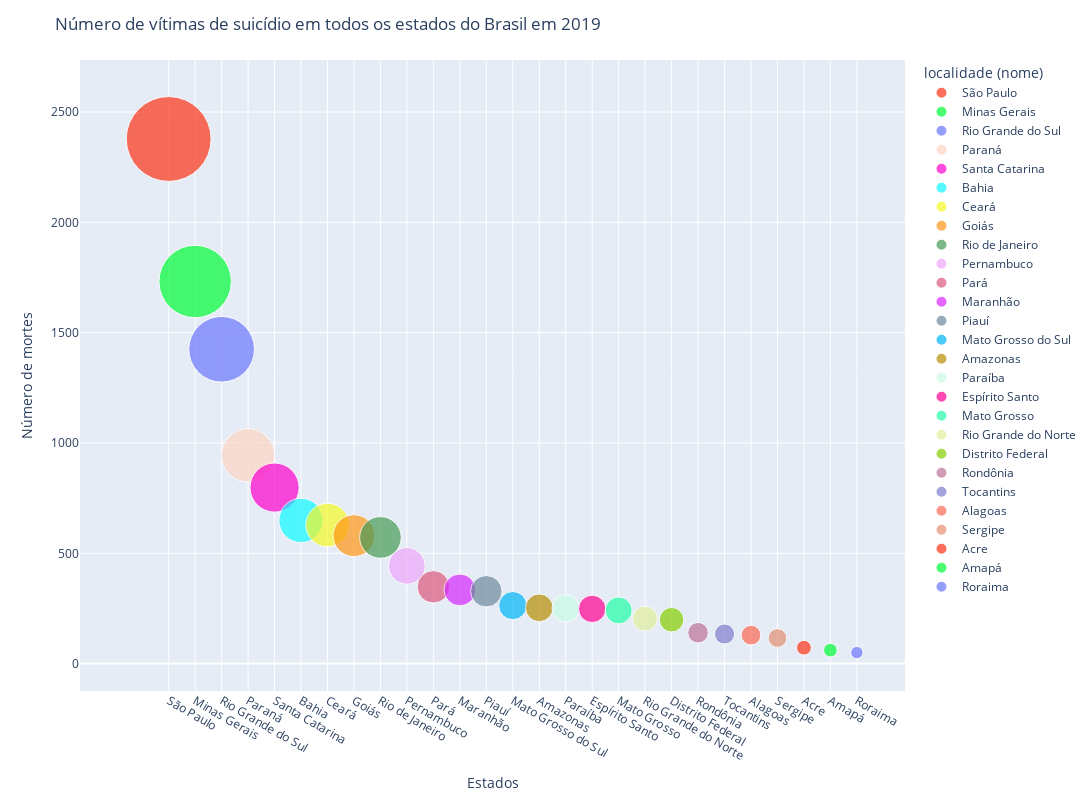

Write notebook code for a chart like this one.
### Markdown cell above
### Gerando o gráfico

### Code cell
# Gráfico 1

nm_coluna_x = "localidade (nome)"
nm_coluna_y = "Ano"
qtde_municipios = 27
data_analise = df_2019.iloc[0]['data']

df_sorted = df_2019.sort_values('Ano', ascending=False)

fig = px.scatter(df_sorted.head(qtde_municipios),
x = nm_coluna_x,
y = nm_coluna_y,
size = nm_coluna_y,
color = nm_coluna_x,
hover_name = nm_coluna_x,
size_max = 60,
color_discrete_sequence= px.colors.qualitative.Light24)

fig.update_layout(
title = "Número de vítimas de suicídio em todos os estados do Brasil em 2019 ",
xaxis_title = "Estados",
yaxis_title = "Número de mortes",
width = 1400, height= 800)
fig.show()

### Figure 1 — Plotly figure (JSON) as saved in the notebook; plotly's stock layout.template omitted (floating-point values rounded to 4 significant figures)
{"data": [{"hovertemplate": "<b>%{hovertext}</b><br><br>localidade (nome)=%{x}<br>Ano=%{marker.size}<extra></extra>", "hovertext": ["São Paulo"], "legendgroup": "São Paulo", "marker": {"color": "#FD3216", "size": [2378], "sizemode": "area", "sizeref": 0.6606, "symbol": "circle"}, "mode": "markers", "name": "São Paulo", "orientation": "v", "showlegend": true, "type": "scatter", "x": ["São Paulo"], "xaxis": "x", "y": [2378], "yaxis": "y"}, {"hovertemplate": "<b>%{hovertext}</b><br><br>localidade (nome)=%{x}<br>Ano=%{marker.size}<extra></extra>", "hovertext": ["Minas Gerais"], "legendgroup": "Minas Gerais", "marker": {"color": "#00FE35", "size": [1732], "sizemode": "area", "sizeref": 0.6606, "symbol": "circle"}, "mode": "markers", "name": "Minas Gerais", "orientation": "v", "showlegend": true, "type": "scatter", "x": ["Minas Gerais"], "xaxis": "x", "y": [1732], "yaxis": "y"}, {"hovertemplate": "<b>%{hovertext}</b><br><br>localidade (nome)=%{x}<br>Ano=%{marker.size}<extra></extra>", "hovertext": ["Rio Grande do Sul"], "legendgroup": "Rio Grande do Sul", "marker": {"color": "#6A76FC", "size": [1425], "sizemode": "area", "sizeref": 0.6606, "symbol": "circle"}, "mode": "markers", "name": "Rio Grande do Sul", "orientation": "v", "showlegend": true, "type": "scatter", "x": ["Rio Grande do Sul"], "xaxis": "x", "y": [1425], "yaxis": "y"}, {"hovertemplate": "<b>%{hovertext}</b><br><br>localidade (nome)=%{x}<br>Ano=%{marker.size}<extra></extra>", "hovertext": ["Paraná"], "legendgroup": "Paraná", "marker": {"color": "#FED4C4", "size": [944], "sizemode": "area", "sizeref": 0.6606, "symbol": "circle"}, "mode": "markers", "name": "Paraná", "orientation": "v", "showlegend": true, "type": "scatter", "x": ["Paraná"], "xaxis": "x", "y": [944], "yaxis": "y"}, {"hovertemplate": "<b>%{hovertext}</b><br><br>localidade (nome)=%{x}<br>Ano=%{marker.size}<extra></extra>", "hovertext": ["Santa Catarina"], "legendgroup": "Santa Catarina", "marker": {"color": "#FE00CE", "size": [798], "sizemode": "area", "sizeref": 0.6606, "symbol": "circle"}, "mode": "markers", "name": "Santa Catarina", "orientation": "v", "showlegend": true, "type": "scatter", "x": ["Santa Catarina"], "xaxis": "x", "y": [798], "yaxis": "y"}, {"hovertemplate": "<b>%{hovertext}</b><br><br>localidade (nome)=%{x}<br>Ano=%{marker.size}<extra></extra>", "hovertext": ["Bahia"], "legendgroup": "Bahia", "marker": {"color": "#0DF9FF", "size": [649], "sizemode": "area", "sizeref": 0.6606, "symbol": "circle"}, "mode": "markers", "name": "Bahia", "orientation": "v", "showlegend": true, "type": "scatter", "x": ["Bahia"], "xaxis": "x", "y": [649], "yaxis": "y"}, {"hovertemplate": "<b>%{hovertext}</b><br><br>localidade (nome)=%{x}<br>Ano=%{marker.size}<extra></extra>", "hovertext": ["Ceará"], "legendgroup": "Ceará", "marker": {"color": "#F6F926", "size": [628], "sizemode": "area", "sizeref": 0.6606, "symbol": "circle"}, "mode": "markers", "name": "Ceará", "orientation": "v", "showlegend": true, "type": "scatter", "x": ["Ceará"], "xaxis": "x", "y": [628], "yaxis": "y"}, {"hovertemplate": "<b>%{hovertext}</b><br><br>localidade (nome)=%{x}<br>Ano=%{marker.size}<extra></extra>", "hovertext": ["Goiás"], "legendgroup": "Goiás", "marker": {"color": "#FF9616", "size": [580], "sizemode": "area", "sizeref": 0.6606, "symbol": "circle"}, "mode": "markers", "name": "Goiás", "orientation": "v", "showlegend": true, "type": "scatter", "x": ["Goiás"], "xaxis": "x", "y": [580], "yaxis": "y"}, {"hovertemplate": "<b>%{hovertext}</b><br><br>localidade (nome)=%{x}<br>Ano=%{marker.size}<extra></extra>", "hovertext": ["Rio de Janeiro"], "legendgroup": "Rio de Janeiro", "marker": {"color": "#479B55", "size": [572], "sizemode": "area", "sizeref": 0.6606, "symbol": "circle"}, "mode": "markers", "name": "Rio de Janeiro", "orientation": "v", "showlegend": true, "type": "scatter", "x": ["Rio de Janeiro"], "xaxis": "x", "y": [572], "yaxis": "y"}, {"hovertemplate": "<b>%{hovertext}</b><br><br>localidade (nome)=%{x}<br>Ano=%{marker.size}<extra></extra>", "hovertext": ["Pernambuco"], "legendgroup": "Pernambuco", "marker": {"color": "#EEA6FB", "size": [443], "sizemode": "area", "sizeref": 0.6606, "symbol": "circle"}, "mode": "markers", "name": "Pernambuco", "orientation": "v", "showlegend": true, "type": "scatter", "x": ["Pernambuco"], "xaxis": "x", "y": [443], "yaxis": "y"}, {"hovertemplate": "<b>%{hovertext}</b><br><br>localidade (nome)=%{x}<br>Ano=%{marker.size}<extra></extra>", "hovertext": ["Pará"], "legendgroup": "Pará", "marker": {"color": "#DC587D", "size": [348], "sizemode": "area", "sizeref": 0.6606, "symbol": "circle"}, "mode": "markers", "name": "Pará", "orientation": "v", "showlegend": true, "type": "scatter", "x": ["Pará"], "xaxis": "x", "y": [348], "yaxis": "y"}, {"hovertemplate": "<b>%{hovertext}</b><br><br>localidade (nome)=%{x}<br>Ano=%{marker.size}<extra></extra>", "hovertext": ["Maranhão"], "legendgroup": "Maranhão", "marker": {"color": "#D626FF", "size": [334], "sizemode": "area", "sizeref": 0.6606, "symbol": "circle"}, "mode": "markers", "name": "Maranhão", "orientation": "v", "showlegend": true, "type": "scatter", "x": ["Maranhão"], "xaxis": "x", "y": [334], "yaxis": "y"}, {"hovertemplate": "<b>%{hovertext}</b><br><br>localidade (nome)=%{x}<br>Ano=%{marker.size}<extra></extra>", "hovertext": ["Piauí"], "legendgroup": "Piauí", "marker": {"color": "#6E899C", "size": [328], "sizemode": "area", "sizeref": 0.6606, "symbol": "circle"}, "mode": "markers", "name": "Piauí", "orientation": "v", "showlegend": true, "type": "scatter", "x": ["Piauí"], "xaxis": "x", "y": [328], "yaxis": "y"}, {"hovertemplate": "<b>%{hovertext}</b><br><br>localidade (nome)=%{x}<br>Ano=%{marker.size}<extra></extra>", "hovertext": ["Mato Grosso do Sul"], "legendgroup": "Mato Grosso do Sul", "marker": {"color": "#00B5F7", "size": [263], "sizemode": "area", "sizeref": 0.6606, "symbol": "circle"}, "mode": "markers", "name": "Mato Grosso do Sul", "orientation": "v", "showlegend": true, "type": "scatter", "x": ["Mato Grosso do Sul"], "xaxis": "x", "y": [263], "yaxis": "y"}, {"hovertemplate": "<b>%{hovertext}</b><br><br>localidade (nome)=%{x}<br>Ano=%{marker.size}<extra></extra>", "hovertext": ["Amazonas"], "legendgroup": "Amazonas", "marker": {"color": "#B68E00", "size": [253], "sizemode": "area", "sizeref": 0.6606, "symbol": "circle"}, "mode": "markers", "name": "Amazonas", "orientation": "v", "showlegend": true, "type": "scatter", "x": ["Amazonas"], "xaxis": "x", "y": [253], "yaxis": "y"}, {"hovertemplate": "<b>%{hovertext}</b><br><br>localidade (nome)=%{x}<br>Ano=%{marker.size}<extra></extra>", "hovertext": ["Paraíba"], "legendgroup": "Paraíba", "marker": {"color": "#C9FBE5", "size": [251], "sizemode": "area", "sizeref": 0.6606, "symbol": "circle"}, "mode": "markers", "name": "Paraíba", "orientation": "v", "showlegend": true, "type": "scatter", "x": ["Paraíba"], "xaxis": "x", "y": [251], "yaxis": "y"}, {"hovertemplate": "<b>%{hovertext}</b><br><br>localidade (nome)=%{x}<br>Ano=%{marker.size}<extra></extra>", "hovertext": ["Espírito Santo"], "legendgroup": "Espírito Santo", "marker": {"color": "#FF0092", "size": [248], "sizemode": "area", "sizeref": 0.6606, "symbol": "circle"}, "mode": "markers", "name": "Espírito Santo", "orientation": "v", "showlegend": true, "type": "scatter", "x": ["Espírito Santo"], "xaxis": "x", "y": [248], "yaxis": "y"}, {"hovertemplate": "<b>%{hovertext}</b><br><br>localidade (nome)=%{x}<br>Ano=%{marker.size}<extra></extra>", "hovertext": ["Mato Grosso"], "legendgroup": "Mato Grosso", "marker": {"color": "#22FFA7", "size": [241], "sizemode": "area", "sizeref": 0.6606, "symbol": "circle"}, "mode": "markers", "name": "Mato Grosso", "orientation": "v", "showlegend": true, "type": "scatter", "x": ["Mato Grosso"], "xaxis": "x", "y": [241], "yaxis": "y"}, {"hovertemplate": "<b>%{hovertext}</b><br><br>localidade (nome)=%{x}<br>Ano=%{marker.size}<extra></extra>", "hovertext": ["Rio Grande do Norte"], "legendgroup": "Rio Grande do Norte", "marker": {"color": "#E3EE9E", "size": [204], "sizemode": "area", "sizeref": 0.6606, "symbol": "circle"}, "mode": "markers", "name": "Rio Grande do Norte", "orientation": "v", "showlegend": true, "type": "scatter", "x": ["Rio Grande do Norte"], "xaxis": "x", "y": [204], "yaxis": "y"}, {"hovertemplate": "<b>%{hovertext}</b><br><br>localidade (nome)=%{x}<br>Ano=%{marker.size}<extra></extra>", "hovertext": ["Distrito Federal"], "legendgroup": "Distrito Federal", "marker": {"color": "#86CE00", "size": [199], "sizemode": "area", "sizeref": 0.6606, "symbol": "circle"}, "mode": "markers", "name": "Distrito Federal", "orientation": "v", "showlegend": true, "type": "scatter", "x": ["Distrito Federal"], "xaxis": "x", "y": [199], "yaxis": "y"}, {"hovertemplate": "<b>%{hovertext}</b><br><br>localidade (nome)=%{x}<br>Ano=%{marker.size}<extra></extra>", "hovertext": ["Rondônia"], "legendgroup": "Rondônia", "marker": {"color": "#BC7196", "size": [140], "sizemode": "area", "sizeref": 0.6606, "symbol": "circle"}, "mode": "markers", "name": "Rondônia", "orientation": "v", "showlegend": true, "type": "scatter", "x": ["Rondônia"], "xaxis": "x", "y": [140], "yaxis": "y"}, {"hovertemplate": "<b>%{hovertext}</b><br><br>localidade (nome)=%{x}<br>Ano=%{marker.size}<extra></extra>", "hovertext": ["Tocantins"], "legendgroup": "Tocantins", "marker": {"color": "#7E7DCD", "size": [134], "sizemode": "area", "sizeref": 0.6606, "symbol": "circle"}, "mode": "markers", "name": "Tocantins", "orientation": "v", "showlegend": true, "type": "scatter", "x": ["Tocantins"], "xaxis": "x", "y": [134], "yaxis": "y"}, {"hovertemplate": "<b>%{hovertext}</b><br><br>localidade (nome)=%{x}<br>Ano=%{marker.size}<extra></extra>", "hovertext": ["Alagoas"], "legendgroup": "Alagoas", "marker": {"color": "#FC6955", "size": [129], "sizemode": "area", "sizeref": 0.6606, "symbol": "circle"}, "mode": "markers", "name": "Alagoas", "orientation": "v", "showlegend": true, "type": "scatter", "x": ["Alagoas"], "xaxis": "x", "y": [129], "yaxis": "y"}, {"hovertemplate": "<b>%{hovertext}</b><br><br>localidade (nome)=%{x}<br>Ano=%{marker.size}<extra></extra>", "hovertext": ["Sergipe"], "legendgroup": "Sergipe", "marker": {"color": "#E48F72", "size": [116], "sizemode": "area", "sizeref": 0.6606, "symbol": "circle"}, "mode": "markers", "name": "Sergipe", "orientation": "v", "showlegend": true, "type": "scatter", "x": ["Sergipe"], "xaxis": "x", "y": [116], "yaxis": "y"}, {"hovertemplate": "<b>%{hovertext}</b><br><br>localidade (nome)=%{x}<br>Ano=%{marker.size}<extra></extra>", "hovertext": ["Acre"], "legendgroup": "Acre", "marker": {"color": "#FD3216", "size": [72], "sizemode": "area", "sizeref": 0.6606, "symbol": "circle"}, "mode": "markers", "name": "Acre", "orientation": "v", "showlegend": true, "type": "scatter", "x": ["Acre"], "xaxis": "x", "y": [72], "yaxis": "y"}, {"hovertemplate": "<b>%{hovertext}</b><br><br>localidade (nome)=%{x}<br>Ano=%{marker.size}<extra></extra>", "hovertext": ["Amapá"], "legendgroup": "Amapá", "marker": {"color": "#00FE35", "size": [61], "sizemode": "area", "sizeref": 0.6606, "symbol": "circle"}, "mode": "markers", "name": "Amapá", "orientation": "v", "showlegend": true, "type": "scatter", "x": ["Amapá"], "xaxis": "x", "y": [61], "yaxis": "y"}, {"hovertemplate": "<b>%{hovertext}</b><br><br>localidade (nome)=%{x}<br>Ano=%{marker.size}<extra></extra>", "hovertext": ["Roraima"], "legendgroup": "Roraima", "marker": {"color": "#6A76FC", "size": [50], "sizemode": "area", "sizeref": 0.6606, "symbol": "circle"}, "mode": "markers", "name": "Roraima", "orientation": "v", "showlegend": true, "type": "scatter", "x": ["Roraima"], "xaxis": "x", "y": [50], "yaxis": "y"}], "layout": {"height": 800, "legend": {"itemsizing": "constant", "title": {"text": "localidade (nome)"}, "tracegroupgap": 0}, "margin": {"t": 60}, "title": {"text": "Número de vítimas de suicídio em todos os estados do Brasil em 2019 "}, "width": 1400, "xaxis": {"anchor": "y", "categoryarray": ["São Paulo", "Minas Gerais", "Rio Grande do Sul", "Paraná", "Santa Catarina", "Bahia", "Ceará", "Goiás", "Rio de Janeiro", "Pernambuco", "Pará", "Maranhão", "Piauí", "Mato Grosso do Sul", "Amazonas", "Paraíba", "Espírito Santo", "Mato Grosso", "Rio Grande do Norte", "Distrito Federal", "Rondônia", "Tocantins", "Alagoas", "Sergipe", "Acre", "Amapá", "Roraima"], "categoryorder": "array", "domain": [0, 1], "title": {"text": "Estados"}}, "yaxis": {"anchor": "x", "domain": [0, 1], "title": {"text": "Número de mortes"}}}}
